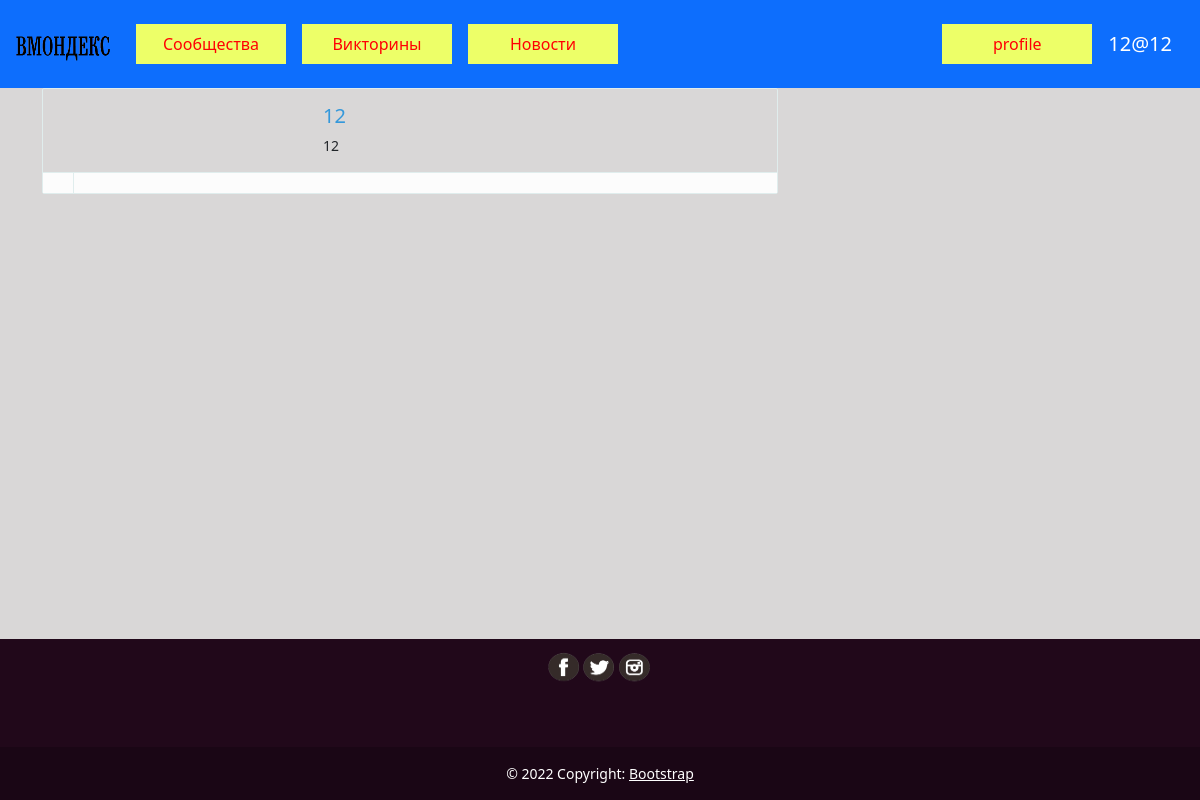
Page /quizzes (signed in) on the committed database.
### data/users.py (models this page shows, shortened)
class User(SqlAlchemyBase, UserMixin):
    __tablename__ = 'users'
    id = sqlalchemy.Column(sqlalchemy.Integer,
                           primary_key=True, autoincrement=True)
    name = sqlalchemy.Column(sqlalchemy.String, nullable=True)
    about = sqlalchemy.Column(sqlalchemy.String, nullable=True)
    email = sqlalchemy.Column(sqlalchemy.String,
                              index=True, unique=True, nullable=True)
    img_user = sqlalchemy.Column(sqlalchemy.String, unique=True, nullable=True)
    hashed_password = sqlalchemy.Column(sqlalchemy.String, nullable=True)
    created_date = sqlalchemy.Column(sqlalchemy.DateTime,
                                     default=datetime.datetime.now)
    news = orm.relation("News", back_populates='user')
    rating = sqlalchemy.Column(sqlalchemy.Integer, default=0)

### data/quizzes.py (models this page shows)
class Quiz(SqlAlchemyBase):
    __tablename__ = 'quizzes'
    id = sqlalchemy.Column(sqlalchemy.Integer,
                           primary_key=True, autoincrement=True)
    name = sqlalchemy.Column(sqlalchemy.String, nullable=True)
    topic = sqlalchemy.Column(sqlalchemy.String, nullable=True)
    img_quiz = sqlalchemy.Column(sqlalchemy.String, unique=True, nullable=False)

### app.py (the view)
@app.route('/quizzes', methods=['GET', 'POST'])
def quizzes():
    db_sess = db_session.create_session()
    quiz = db_sess.query(Quiz).all()
    spo = []
    for i in quiz:
        spo.append([i.id, i.name, i.img_quiz, i.topic])
    return render_template('quizzes.html', quiz=spo)

### app.py (called while the page is built)
@login_manager.user_loader
def load_user(user_id):
    db_sess = db_session.create_session()
    a = 1
    return db_sess.query(User).get(user_id)

### data/db_session.py (called while the page is built)
def create_session() -> Session:
    global __factory
    return __factory()

### templates/quizzes.html (shortened to what this page needs)
{% extends "base.html" %}
{% block content %}
{% for item in quiz %}
<div class="container">
    <div class="row">
        <div class="col-md-8">
            <div class="wp-block property list">
                <div class="wp-block-body">
                    <div class="wp-block-img">
                    </div>
                    <div class="wp-block-content">
                        <small>
                        <a href="quizz/{{ item[0] }}" style="text-decoration: none">
                            <h4 class="content-title">{{ item[1] }}</h4>
                        </a>
                        <span class="pull-right">
              <span class="capacity">
                 {{ item[3] }}
              </span>
            </span>
                    </div>
                </div>
                <div class="wp-block-footer">
                    <ul class="aux-info">
                        <li> {{ item[5] }}</li>
                    </ul>
                </div>
            </div>
        </div>
    </div>
</div>
{% endfor %}
{% endblock %}

### templates/base.html (shortened to what this page needs)
<!doctype html>
<html lang="ru">
  <head>
	  <link rel="stylesheet" href="../static/css/style.css">
    <link href="https://cdn.jsdelivr.net/npm/bootstrap@5.0.2/dist/css/bootstrap.min.css" rel="stylesheet">
  </head>
  <body style="background-color:#D9D7D7">
	  <nav class="navbar navbar-expand-lg navbar-dark bg-primary">
  <div class="container-fluid">
    <a class="navbar-brand" href="http://127.0.0.1:8080/">
		<img src="../static/adds/logo.png"
  width="100" height="40" alt="lorem">
	  </a>
    <div class="collapse navbar-collapse" id="navbarText">
      <ul class="navbar-nav me-auto mb-2 mb-lg-0">
        <li class="nav-item">
          <a class="nav-link active" aria-current="page" href="http://127.0.0.1:8080/groups"><button class="nav-button">Сообщества</button></a>
        </li>
        <li class="nav-item">
          <a class="nav-link" href="http://127.0.0.1:8080/quizzes">
			  <button class="nav-button">Викторины</button></a>
        </li>
        <li class="nav-item">
          <a class="nav-link" href="http://127.0.0.1:8080/news">
			  <button class="nav-button">Новости</button></a>
        </li>
      </ul>
        {% if current_user.is_authenticated %}
        <span class="navbar-text">
        <a class="nav-link" href="/profile">
			  <button class="nav-button">profile</button></a>
      </span>
        <a class="navbar-brand" href="/logout">{{ current_user.name }}</a>
           {% endif %}
    </div>
  </div>
</nav>
	  <main>{% block content %}{% endblock %} <br><br><br><br><br><br><br></main>
	<footer class="text-center text-white fixed-bottom margfoot" style="background-color: #21081a; margin-top: 50px;" >
		<img src="../static/adds/ik.png"
  width="120" height="60" alt="lorem">
  <div class="container p-4"></div>
  <div class="text-center p-3" style="background-color: rgba(0, 0, 0, 0.2);">
    © 2022 Copyright:
    <a class="text-white" href="#">Bootstrap</a>
  </div>
</footer>
  </body>
</html>

### static/css/style.css (style rules this page uses)
.nav-button { background-color: #EDFF68; color: #FF0004; width: 150px; height: 40px; border: 0px; }
.wp-block.property.list { border: 1px solid #e0eded; margin-bottom: 15px !important; }
.wp-block { margin: 0 0 15px 0; -webkit-transition: all .3s linear; transition: all .3s linear; position: relative; cursor: default; border-radius: 2px; }
.wp-block.property.list { padding: 15px 15px 0 15px; }
.wp-block.property.list { margin: 0; padding: 0; font-size: 16px; font-weight: 400; }
.wp-block .wp-block-body { padding: 15px; }
.wp-block.property.list .wp-block-img { display: table-cell; width: 250px; }
.wp-block.property.list .wp-block-content .content-title { font-size: 20px; color: #3498db; margin-bottom: 5px; }
.wp-block.property.list .wp-block-body .wp-block-content { display: table-cell; vertical-align: top; padding-left: 15px; }
.wp-block.property.list .wp-block-footer ul.aux-info { width: 100%; margin: 0; padding: 0; display: block; background: #fcfcfc; border-top: 1px solid #e0eded; }
.wp-block.property.list .wp-block-footer ul.aux-info li { display: table-cell; padding: 10px 15px; vertical-align: middle; border-right: 1px solid #e0eded; }

### rows in the picture
User: name "12@12"
Quiz: name "12", topic "12"
